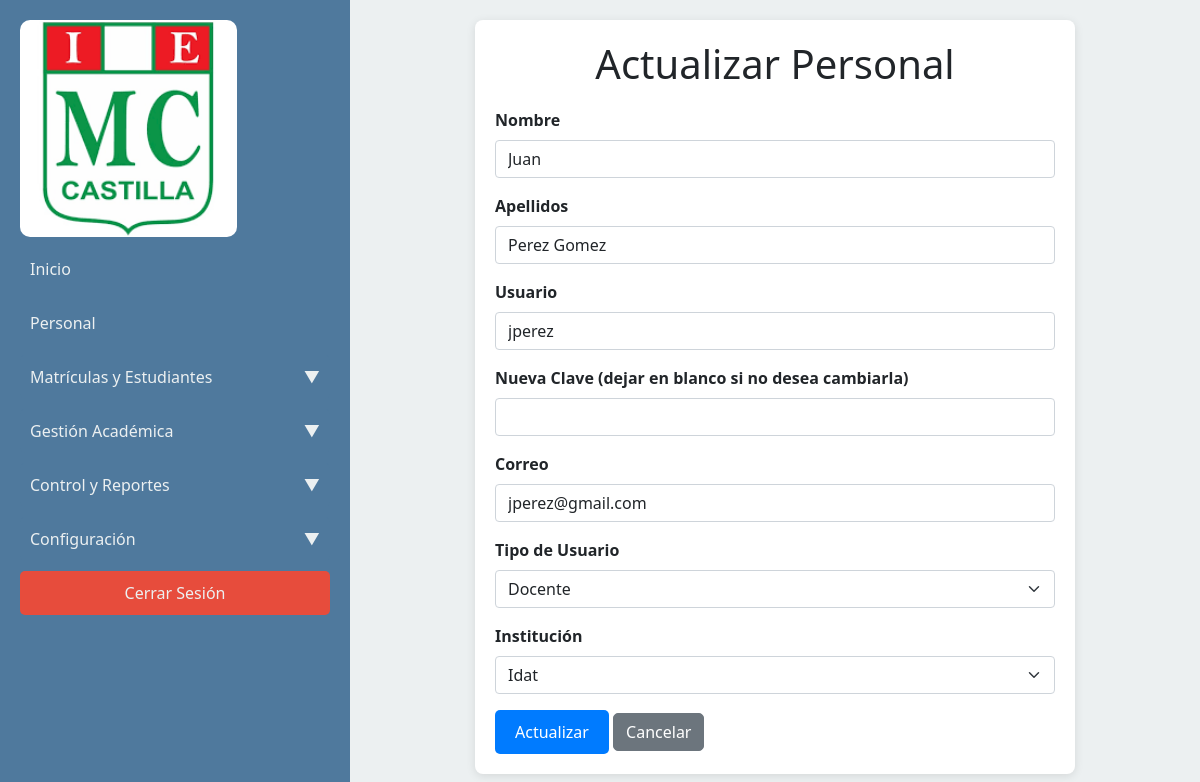
Screenshot of /app/vista/update_personal.php?id=1 (signed in) with the database file from the repository.
### tables this page shows
CREATE TABLE Personal (
    idPersonal INT AUTO_INCREMENT PRIMARY KEY,
    Nombre VARCHAR(55) NOT NULL,
    Apellidos VARCHAR(75) NOT NULL,
    Usuario VARCHAR(45) NOT NULL UNIQUE,
    Clave VARCHAR(255) NOT NULL,  
    Correo VARCHAR(100) NOT NULL UNIQUE,  
    idTipo_Usuario INT NOT NULL,
    idInstitucion INT NOT NULL,
    token VARCHAR(255) NULL,  
    token_expiration DATETIME NULL,  
    FOREIGN KEY (idTipo_Usuario) REFERENCES Tipo_Usuario(idTipo_Usuario),
    FOREIGN KEY (idInstitucion) REFERENCES Institucion(idInstitucion)
);

CREATE TABLE Tipo_Usuario (
    idTipo_Usuario INT AUTO_INCREMENT PRIMARY KEY,
    Tipo VARCHAR(20) NOT NULL  
);

CREATE TABLE Institucion (
    idInstitucion INT AUTO_INCREMENT PRIMARY KEY,
    Nombre VARCHAR(85) NOT NULL,
    Nivel VARCHAR(45) NOT NULL,
    Codigo_Modular VARCHAR(10) NOT NULL UNIQUE,
    Logo VARCHAR(75)
);

### app/modelo/Database.php (called while the page is built, shortened)
<?php
class Database
{
    private $host = 'localhost';
    private $usuario = 'root';
    private $clave = '';
    private $base_datos = 'bd_colegio_mc';
    private $conexion;
    public function getConnection()
    {
        if (!$this->conexion) {
            $this->conexion = new mysqli($this->host, $this->usuario, $this->clave, $this->base_datos);
        }
        return $this->conexion;
    }
}
?>

### app/controlador/PersonalController.php (called while the page is built, shortened)
<?php
require_once '../modelo/PersonalModel.php';
class PersonalController
{
    private $model;
    public function __construct()
    {
        $this->model = new PersonalModel();
    }
    public function readById($idPersonal)
    {
        return $this->model->readById($idPersonal);
    }
    public function getInstituciones()
    {
        return $this->model->getInstituciones();
    }
    public function getTiposUsuario()
    {
        return $this->model->getTiposUsuario();
    }
}
?>

### app/modelo/PersonalModel.php (called while the page is built, shortened)
<?php
require_once 'Database.php';
class PersonalModel
{
    private $db;
    public function __construct()
    {
        $this->db = (new Database())->getConnection();
    }
    public function readById($idPersonal)
    {
        $stmt = $this->db->prepare("SELECT * FROM Personal WHERE idPersonal=?");
        $stmt->bind_param("i", $idPersonal);
        $stmt->execute();
        return $stmt->get_result()->fetch_assoc();
    }
    public function getInstituciones()
    {
        $result = $this->db->query("SELECT idInstitucion, Nombre FROM Institucion");
        return $result->fetch_all(MYSQLI_ASSOC);
    }
    public function getTiposUsuario()
    {
        $result = $this->db->query("SELECT idTipo_Usuario, Tipo FROM Tipo_Usuario");
        return $result->fetch_all(MYSQLI_ASSOC);
    }
}
?>

### app/vista/update_personal.php (the view, shortened to what this page needs)
<?php
require_once '../controlador/PersonalController.php';
$controller = new PersonalController();
if (isset($_GET['id'])) {
    $id = $_GET['id'];
    $personal = $controller->readById($id);
} else {
    header('Location: listarpersonal.php');
    exit();
}
$instituciones = $controller->getInstituciones();
$tiposUsuario = $controller->getTiposUsuario();
?>
<!DOCTYPE html>
<html lang="es">
<head>
  <link rel="stylesheet" href="../../public/css/styles_inicio.css">
  <link rel="stylesheet" href="../../public/css/bootstrap.min.css">
  <link rel="stylesheet" href="../../public/css/styles_update.css">
</head>
<body>
  <div class="update-container">
    <h1>Actualizar Personal</h1>
    <form id="updateForm" method="post" action="update.php?id=<?php echo $personal['idPersonal']; ?>">
      <div class="mb-3">
        <label for="nombre" class="form-label">Nombre</label>
        <input type="text" class="form-control" id="nombre" name="nombre" value="<?php echo htmlspecialchars($personal['Nombre']); ?>" required>
      </div>
      <div class="mb-3">
        <label for="apellidos" class="form-label">Apellidos</label>
        <input type="text" class="form-control" id="apellidos" name="apellidos" value="<?php echo htmlspecialchars($personal['Apellidos']); ?>" required>
      </div>
      <div class="mb-3">
        <label for="usuario" class="form-label">Usuario</label>
        <input type="text" class="form-control" id="usuario" name="usuario" value="<?php echo htmlspecialchars($personal['Usuario']); ?>" required>
      </div>
      <div class="mb-3">
        <label for="clave" class="form-label">Nueva Clave (dejar en blanco si no desea cambiarla)</label>
        <input type="password" class="form-control" id="clave" name="clave">
      </div>
      <div class="mb-3">
            <label for="correo" class="form-label">Correo</label>
            <input type="email" class="form-control" id="correo" name="correo" value="<?php echo htmlspecialchars($personal['Correo']); ?>" required>
      </div>
      <div class="mb-3">
        <label for="idTipo_Usuario" class="form-label">Tipo de Usuario</label>
        <select class="form-select" id="idTipo_Usuario" name="idTipo_Usuario" required>
          <?php foreach ($tiposUsuario as $tipo): ?>
            <option value="<?php echo $tipo['idTipo_Usuario']; ?>" <?php echo ($tipo['idTipo_Usuario'] == $personal['idTipo_Usuario']) ? 'selected' : ''; ?>>
              <?php echo $tipo['Tipo']; ?>
            </option>
          <?php endforeach; ?>
        </select>
      </div>
      <div class="mb-3">
        <label for="idInstitucion" class="form-label">Institución</label>
        <select class="form-select" id="idInstitucion" name="idInstitucion" required>
          <?php foreach ($instituciones as $institucion): ?>
            <option value="<?php echo $institucion['idInstitucion']; ?>" <?php echo ($institucion['idInstitucion'] == $personal['idInstitucion']) ? 'selected' : ''; ?>>
              <?php echo $institucion['Nombre']; ?>
            </option>
          <?php endforeach; ?>
        </select>
      </div>
      <button type="submit" class="btn btn-primary">Actualizar</button>
      <a href="listarpersonal.php" class="btn btn-secondary">Cancelar</a>
    </form>
  </div>
</body>
</html>
<?php
include 'base.php';
?>

### public/css/styles_inicio.css (style rules this page uses)
body { font-family: Arial, sans-serif; margin: 0; padding: 0; display: flex; block-size: 100vh; overflow: hidden; background-color: #f4f4f4; }

### public/css/styles_update.css (style rules this page uses)
body { background-color: #f8f9fa; }
.update-container { max-inline-size: 600px; margin: auto; padding: 20px; background-color: white; border-radius: 8px; box-shadow: 0 2px 10px rgba(0,0,0,0.1); }
h1 { text-align: center; margin-block-end: 20px; }
.btn-primary { background-color: #007bff; color: white; border: none; padding: 10px 20px; border-radius: 5px; cursor: pointer; transition: background-color 0.3s ease; }
.btn-secondary { background-color: #6c757d; color: white; border-radius: 5px; }
.form-label { font-weight: bold; }
.mb-3 { margin-block-end: 15px; }

### rows the page displays
personal: nombre "Juan", apellidos "Perez Gomez", usuario "jperez", correo "jperez@gmail.com", idTipo_Usuario "Docente", idInstitucion "Idat"
